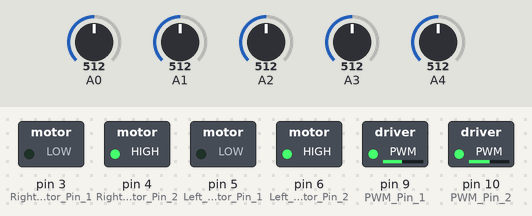
This sketch was run on a simulated Arduino Uno, built with avr-gcc and run on an emulated ATmega328P. Shown: switched loads named in the sketch (green lamp = pin HIGH). The inputs (shaded band) are chosen by the test bench; at power-on: A0 = 512, A1 = 512, A2 = 512, A3 = 512, A4 = 512. What the sketch prints to the serial monitor is not drawn.

Above: at 1.2 s.
1.3 s: A0 set to 887
2.8 s: A0 set to 918
5.8 s: A1 set to 883
8.8 s: A1 set to 916
Timing chart, 0 to 11.8 s (numbered marks = the images above; inputs shaded):
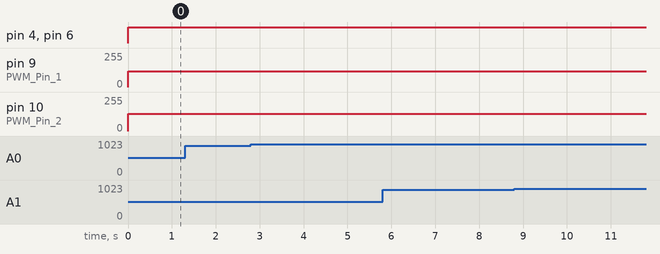

Measured:
- after the input at 1.3 s, every drawn part: stays the same
- after the input at 2.8 s, every drawn part: stays the same
- after the input at 5.8 s, every drawn part: stays the same
- after the input at 8.8 s, every drawn part: stays the same

The sketch:

lineFollower.ino
```cpp
/*===================================================================

  This code is used to develop a Line Follower Robot using an IR Array with the Usagee of a PID Algorithm

  DEVELOPER: Pasindu Liyanage
  DATE: 2020.04.27
  =====================================================================*/

float Kp = 10, Ki = 0, Kd = 0;
float error = 0, P = 0, I = 0, D = 0, PID_value = 0;
float previous_error = 0, previous_I = 0;
int sensor[5] = {0, 0, 0, 0, 0};
int initial_motor_speed = 120;
int rcnt = 0;

void read_sensor_values(void);
void calculate_pid(void);
void motor_control(void);

void forward();
void left();
void right();
int brake();
void reverse();


void setup() {
  // put your setup code here, to run once:
  Serial.begin(9600);
  initalize_pins();
}

void loop() {
  // put your main code here, to run repeatedly:
  read_sensor_values();
  calculate_pid();
  motor_control();
}

void read_sensor_values() {
  int i = 0;

  for (i = 0; i < 5; i++) {
    sensor[i] = analogRead(i);
    if (sensor[i] < 100) {
      sensor[i] = 1;
    } else if (sensor[i] > 900) {
      sensor[i] = 0;
    }
  }

  if ((sensor[0] == 0) && (sensor[1] == 0) && (sensor[2] == 0) && (sensor[3] == 0) && (sensor[4] == 1))
    error = 4;
  else if ((sensor[0] == 0) && (sensor[1] == 0) && (sensor[2] == 0) && (sensor[3] == 1) && (sensor[4] == 1))
    error = 3;
  else if ((sensor[0] == 0) && (sensor[1] == 0) && (sensor[2] == 0) && (sensor[3] == 1) && (sensor[4] == 0))
    error = 2;
  else if ((sensor[0] == 0) && (sensor[1] == 0) && (sensor[2] == 1) && (sensor[3] == 1) && (sensor[4] == 0))
    error = 1;
  else if ((sensor[0] == 0) && (sensor[1] == 0) && (sensor[2] == 1) && (sensor[3] == 0) && (sensor[4] == 0))
    error = 0;
  else if ((sensor[0] == 0) && (sensor[1] == 1) && (sensor[2] == 1) && (sensor[3] == 0) && (sensor[4] == 0))
    error = -1;
  else if ((sensor[0] == 0) && (sensor[1] == 1) && (sensor[2] == 0) && (sensor[3] == 0) && (sensor[4] == 0))
    error = -2;
  else if ((sensor[0] == 1) && (sensor[1] == 1) && (sensor[2] == 0) && (sensor[3] == 0) && (sensor[4] == 0))
    error = -3;
  else if ((sensor[0] == 1) && (sensor[1] == 0) && (sensor[2] == 0) && (sensor[3] == 0) && (sensor[4] == 0))
    error = -4;
  else if ((sensor[0] == 0) && (sensor[1] == 0) && (sensor[2] == 0) && (sensor[3] == 0) && (sensor[4] == 0)) {
    if ((error == -4) || (error == -5)) {
      error = -5;
      //count = count + 1;
    } else if ((error == 4) || (error == 5)) {
      error = 5;
      // count = count + 1;
    }
  }

  Serial.print(sensor[0]);
  Serial.print("  |  ");
  Serial.print(sensor[1]);
  Serial.print("  |  ");
  Serial.print(sensor[2]);
  Serial.print("  |  ");
  Serial.print(sensor[3]);
  Serial.print("  |  ");
  Serial.print(sensor[4]);
  Serial.println("  |  ");

}


void initalize_pins() {
  pinMode(9, OUTPUT); //PWM Pin 1
  pinMode(10, OUTPUT); //PWM Pin 2

  pinMode(3, OUTPUT); //Right Motor Pin 1
  pinMode(4, OUTPUT); //Right Motor Pin 2

  pinMode(5, OUTPUT); //Left Motor Pin 1
  pinMode(6, OUTPUT); //Left Motor Pin 2
}

void calculate_pid() {
  P = error;
  I = I + error;
  D = error - previous_error;

  PID_value = (Kp * P) + (Ki * I) + (Kd * D);

  previous_error = error;
}

void motor_control()
{
  // Calculating the effective motor speed:
  int left_motor_speed = initial_motor_speed - PID_value + 10;
  int right_motor_speed = initial_motor_speed + PID_value;

  // The motor speed should not exceed the max PWM value
  constrain(left_motor_speed, 0, 255);
  constrain(right_motor_speed, 0, 255);

  analogWrite(10, left_motor_speed);  //Left Motor Speed
  analogWrite(9, right_motor_speed); //Right Motor Speed

  Serial.print(left_motor_speed);  //Left Motor Speed
  Serial.print(" | ");
  Serial.println(right_motor_speed); //Right Motor Speed

  //following lines of code are to make the bot move forward
  digitalWrite(3, LOW);    //RIGHT motor forward
  digitalWrite(4, HIGH);
  digitalWrite(5, LOW);    //LEFT motor forward
  digitalWrite(6, HIGH);
}


void forward() {
  digitalWrite(3, LOW);    //RIGHT motor forward
  digitalWrite(4, HIGH);
  digitalWrite(5, LOW);    //LEFT motor forward
  digitalWrite(6, HIGH);
  delayMicroseconds(500);
}

void left() {
  digitalWrite(3, LOW);    //RIGHT motor forward
  digitalWrite(4, HIGH);
  digitalWrite(5, HIGH);    //LEFT motor forward
  digitalWrite(6, LOW);
}

void right() {
  digitalWrite(3, HIGH);    //RIGHT motor forward
  digitalWrite(4, LOW);
  digitalWrite(5, LOW);    //LEFT motor forward
  digitalWrite(6, HIGH);
}

int brake() {
  digitalWrite(3, LOW);
  digitalWrite(4, LOW);
  digitalWrite(5, LOW);
  digitalWrite(6, LOW);
  return (1);
}

void reverse() {
  digitalWrite(4, LOW);    //RIGHT motor forward
  digitalWrite(3, HIGH);
  digitalWrite(6, LOW);    //LEFT motor forward
  digitalWrite(5, HIGH);
  delayMicroseconds(500);
}
```
